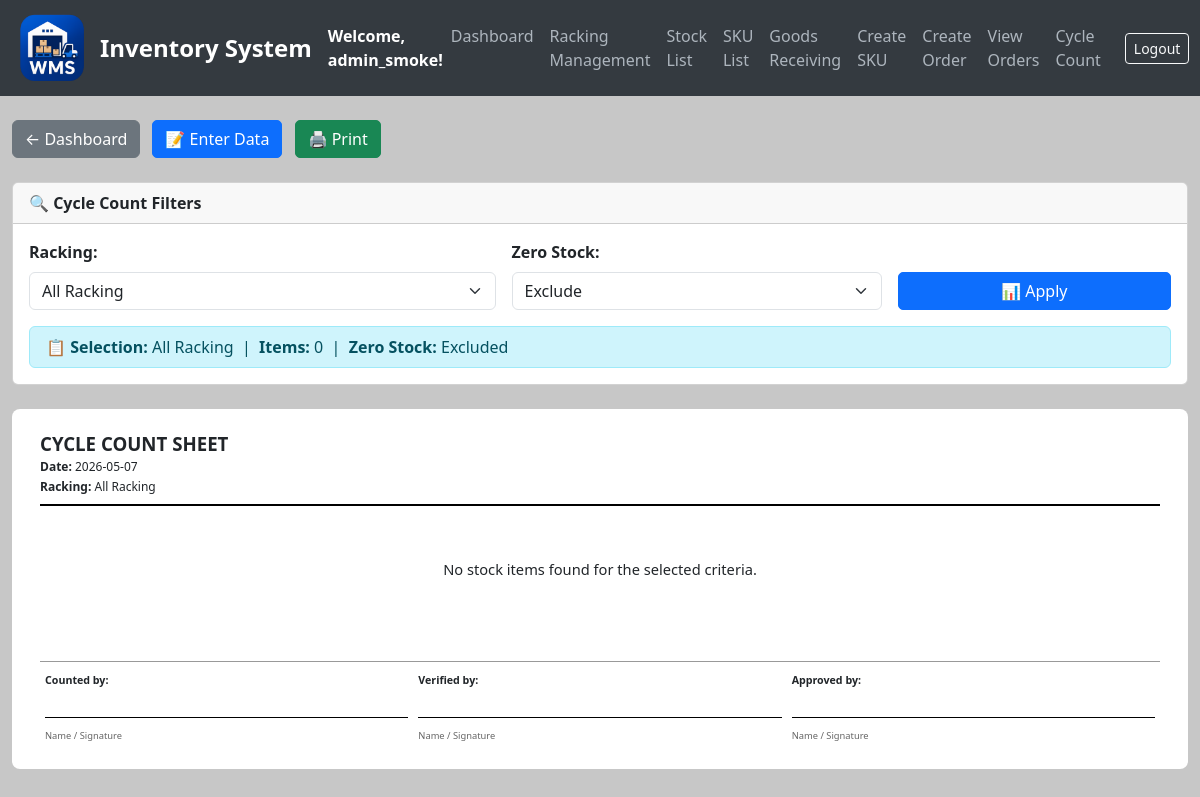
Before: /cycle-count (signed in) with the older database file.
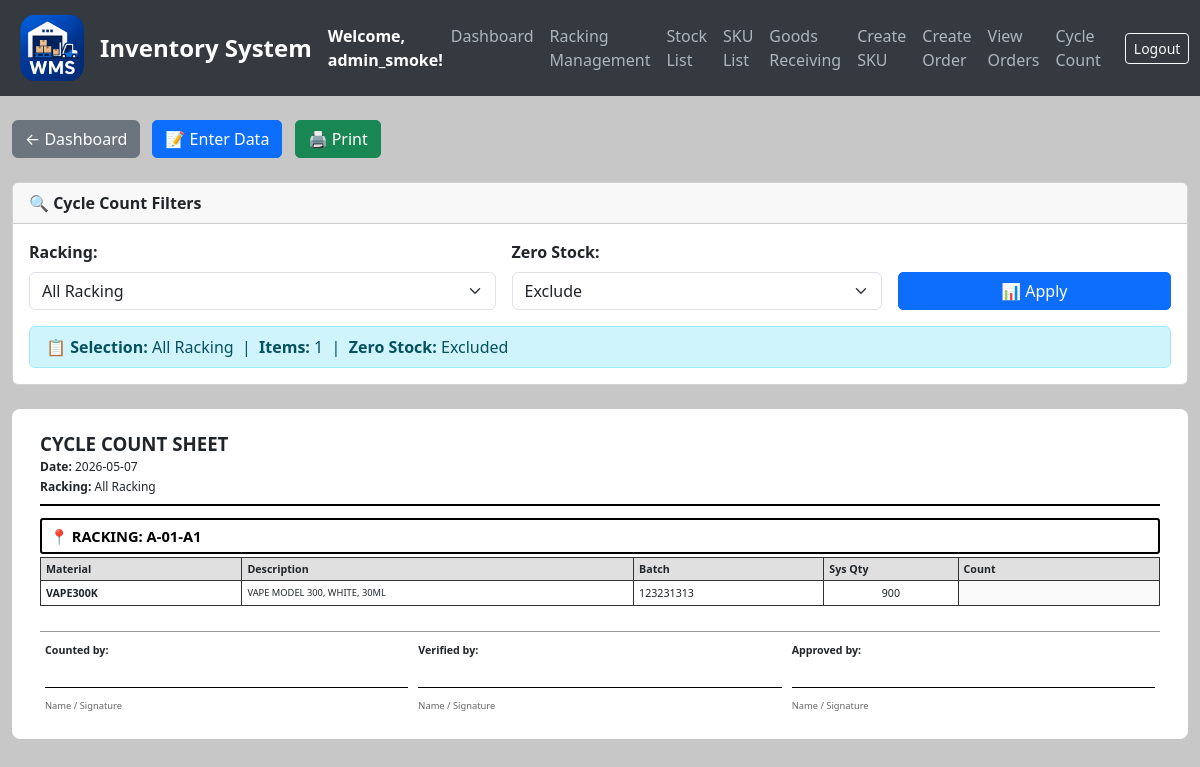
After: the same page with the newer database file.
### models.py (models this page shows, shortened)
class Stock(db.Model):
    __tablename__ = 'stock'
    id = db.Column(db.Integer, primary_key=True)
    sku_id = db.Column(db.Integer, db.ForeignKey('sku_list.id'), nullable=False)  # Foreign key reference to SKU
    sku = db.relationship('SKU', backref='stocks', lazy=True)  # Add relationship to SKU
    quantity = db.Column(db.Integer, default=0, nullable=False)
    batch_number = db.Column(db.String(100), nullable=True)
    shipment_number = db.Column(db.String(100), nullable=True)
    racking_number = db.Column(db.String(100), nullable=True)
    remarks = db.Column(db.String(255), nullable=True)
    timestamp = db.Column(db.DateTime, default=get_local_time)  # New timestamp column

class SKU(db.Model):
    __tablename__ = 'sku_list'
    id = db.Column(db.Integer, primary_key=True)
    material_number = db.Column(db.String(50), unique=True, nullable=False)
    product_description = db.Column(db.String(200), nullable=False)
    pack_size_id = db.Column(db.Integer, db.ForeignKey('pack_sizes.id'), nullable=False)
    weight = db.Column(db.Float, nullable=False)
    pack_size = db.relationship('PackSize', backref='skus', lazy=True)  # Establish relationship

### app.py (the view)
@app.route('/cycle-count', methods=['GET'])
@login_required
@permission_required('can_cycle_count')
def cycle_count():
    from datetime import datetime
    selected_racking = request.args.get('racking_number', 'all')
    include_zero = request.args.get('include_zero', 'no')
    all_rackings = Racking.query.order_by(Racking.racking_number).all()
    racking_list = []
    rack_letters = set()
    for r in all_rackings:
        rack_letter = r.racking_number.split('-')[0] if '-' in r.racking_number else r.racking_number[0]
        rack_letters.add(rack_letter)
    for letter in sorted(rack_letters):
        racking_list.append(letter)
    for r in all_rackings:
        racking_list.append(r.racking_number)
    query = db.session.query(
        Stock.id.label('stock_id'),
        SKU.material_number,
        SKU.product_description,
        Stock.batch_number,
        Stock.shipment_number,
        Stock.racking_number,
        Stock.quantity,
        Stock.remarks
    ).join(SKU, Stock.sku_id == SKU.id)
    if selected_racking != 'all':
        if len(selected_racking) == 1:
            query = query.filter(Stock.racking_number.like(f'{selected_racking}-%'))
        else:
            query = query.filter(Stock.racking_number == selected_racking)
    if include_zero == 'no':
        query = query.filter(Stock.quantity > 0)
    query = query.order_by(Stock.racking_number, SKU.material_number, Stock.batch_number)
    stocks = query.all()
    racking_stocks = {}
    for stock in stocks:
        rack_num = stock.racking_number
        if rack_num not in racking_stocks:
            racking_stocks[rack_num] = []
        racking_stocks[rack_num].append({
            'stock_id': stock.stock_id,
            'material_number': stock.material_number,
            'product_description': stock.product_description,
            'batch_number': stock.batch_number,
            'shipment_number': stock.shipment_number,
            'racking_number': stock.racking_number,
            'quantity': stock.quantity,
            'remarks': stock.remarks
        })
    return render_template('cycle_count_print.html',
                           racking_stocks=racking_stocks,  # Changed from sku_stocks
                           racking_list=racking_list,
                           selected_racking=selected_racking,
                           include_zero=include_zero,
                           count_date=datetime.now().strftime('%Y-%m-%d'),
                           total_stock_lines=len(stocks))

### app.py (called while the page is built)
def permission_required(permission):
    def decorator(f):
        @wraps(f)
        def decorated_function(*args, **kwargs):
            if not current_user.is_authenticated:
                return redirect(url_for('login'))
            if current_user.is_admin:
                return f(*args, **kwargs)
            if not getattr(current_user, permission, False):
                flash('You do not have permission to access this feature.', 'danger')
                return redirect(url_for('dashboard'))
            return f(*args, **kwargs)
        return decorated_function
    return decorator

@login_manager.user_loader
def load_user(user_id):
    return db.session.get(User, int(user_id))

### templates/cycle_count_print.html (shortened to what the changed rows need)
{% extends "base.html" %}
{% block content %}
<div class="container mt-4 no-print">
    <div class="card mb-4">
        <div class="card-body">
            <form method="GET" action="/cycle-count">
                <div class="row g-3 align-items-end">
                    <div class="col-md-5">
                    </div>
                    <div class="col-md-4">
                    </div>
                    <div class="col-md-3">
                    </div>
                </div>
                <div class="alert alert-info mt-3 mb-0 py-2">
                    <strong>📋 Selection:</strong>
                    {% if selected_racking == 'all' %}All Racking
                    {% elif selected_racking|length == 1 %}Rack {{ selected_racking }} - All Bays
                    {% else %}{{ selected_racking }}{% endif %}
                    &nbsp;|&nbsp; <strong>Items:</strong> {{ total_stock_lines }}
                    &nbsp;|&nbsp; <strong>Zero Stock:</strong> {% if include_zero == 'yes' %}Included{% else %}Excluded{% endif %}
                </div>
            </form>
        </div>
    </div>
</div>
<div class="container">
    <div class="print-document">
        <div class="header">
            <h1>CYCLE COUNT SHEET</h1>
        </div>
        {% for racking_number, stocks in racking_stocks.items() %}
        <div class="racking-section">
            <div class="racking-header">📍 RACKING: {{ racking_number }}</div>
            <table class="items-table">
                <thead>
                    <tr>
                        <th class="material-col">Material</th>
                        <th class="description-col">Description</th>
                        <th class="batch-col">Batch</th>
                        <th class="system-qty">Sys Qty</th>
                        <th class="counted-qty">Count</th>
                    </tr>
                </thead>
                <tbody>
                    {% for stock in stocks %}
                    <tr>
                        <td class="material-col">{{ stock.material_number }}</td>
                        <td class="description-col">{{ stock.product_description }}</td>
                        <td class="batch-col">{{ stock.batch_number or 'N/A' }}</td>
                        <td class="system-qty">{{ stock.quantity }}</td>
                        <td class="counted-qty"></td>
                    </tr>
                    {% endfor %}
                </tbody>
            </table>
        </div>
        {% else %}
        <div style="text-align:center; padding:40px; font-size:11pt;">
            <p>No stock items found for the selected criteria.</p>
        </div>
        {% endfor %}
    </div>
</div>
</body>
</html>
{% endblock %}

Changed rows visible on the page:
added Stock: racking_number "A-01-A1", material_number "VAPE300K", product_description "VAPE MODEL 300, WHITE, 30ML", batch_number "123231313", quantity "900"
Other visible differences:
{{ total_stock_lines }}: "0" → "1"
text no longer shown: "No stock items found for the selected criteria."
